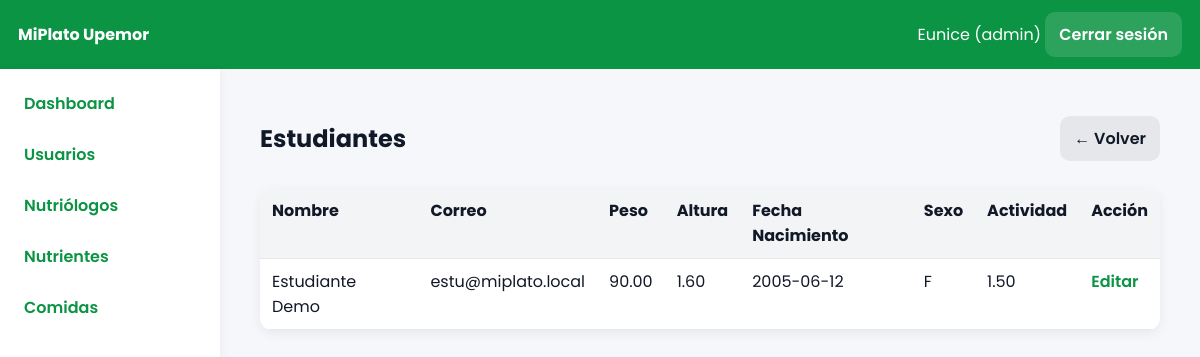
The app's page /index.php?controller=admin&action=estudiantes (signed in), older data.
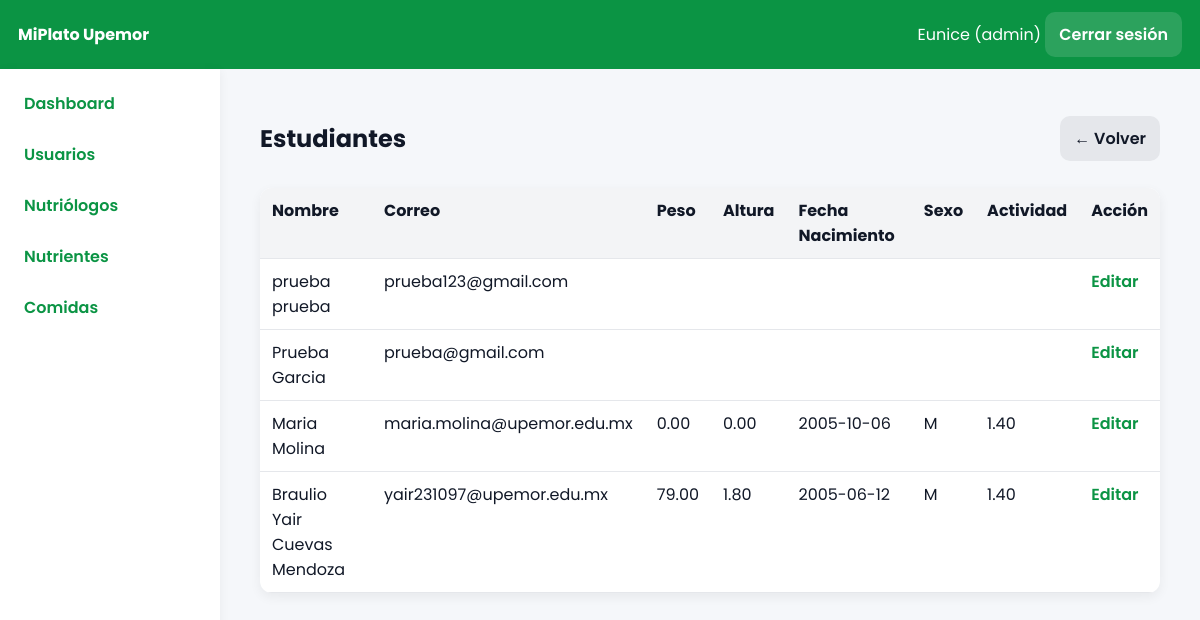
The same page, newer data.
### tables this page shows
CREATE TABLE `estudiantes_detalle` (
  `id` int(11) NOT NULL AUTO_INCREMENT,
  `usuario_id` int(11) NOT NULL,
  `peso` decimal(5,2) DEFAULT NULL,
  `altura` decimal(5,2) DEFAULT NULL,
  `fecha_nacimiento` date DEFAULT NULL,
  `sexo` enum('M','F') DEFAULT 'M',
  `actividad` decimal(3,2) DEFAULT 1.40,
  PRIMARY KEY (`id`),
  KEY `usuario_id` (`usuario_id`),
  CONSTRAINT `estudiantes_detalle_ibfk_1` FOREIGN KEY (`usuario_id`) REFERENCES `usuarios` (`id`) ON DELETE CASCADE
);

CREATE TABLE `usuarios` (
  `id` int(11) NOT NULL AUTO_INCREMENT,
  `nombre` varchar(100) NOT NULL,
  `apellidos` varchar(120) DEFAULT NULL,
  `correo` varchar(120) NOT NULL,
  `password` varchar(255) NOT NULL,
  `rol` enum('admin','nutriologo','estudiante') NOT NULL DEFAULT 'estudiante',
  `creado_en` timestamp NOT NULL DEFAULT current_timestamp(),
  PRIMARY KEY (`id`),
  UNIQUE KEY `correo` (`correo`)
);

### app/core/Controller.php (called while the page is built, shortened)
<?php
class Controller{
  protected function view($file,$data=[]){
    include __DIR__.'/../views/layout.php';
  }
  protected function partial($file,$data=[]){
    extract($data);
    include __DIR__.'/../views/'.$file.'.php';
  }
}

### app/controllers/AdminController.php (called while the page is built, shortened)
<?php
require_once __DIR__.'/../models/EstudianteDetalle.php';
class AdminController extends Controller{
public function estudiantes(){
    $eM = new EstudianteDetalle();
    $list = $eM->allWithUsers();
    $this->view('admin/estudiantes/index', compact('list'));
}
}

### app/core/Router.php (called while the page is built, shortened)
<?php
class Router{
  public static function dispatch(){
    $a=$_GET['action']??'login';
    $o=new $cn();
    $o->$a();
  }
}

### index.php (called while the page is built, shortened)
<?php
require __DIR__.'/app/core/Controller.php';
require __DIR__.'/app/core/Model.php';
require __DIR__.'/app/core/Database.php';
require __DIR__.'/app/core/Router.php';
Router::dispatch();

### app/core/Database.php (called while the page is built)
<?php
class Database{
  private static $c=null;
  public static function getConnection(){
    if(self::$c===null){
      $dsn='mysql:host='.DB_HOST.';dbname='.DB_NAME.';charset=utf8mb4';
      self::$c=new PDO(
        $dsn,
        DB_USER,
        DB_PASS,
        [
          PDO::ATTR_ERRMODE=>PDO::ERRMODE_EXCEPTION,
          PDO::ATTR_DEFAULT_FETCH_MODE=>PDO::FETCH_ASSOC
        ]
      );
    }
    return self::$c;
  }
}

### app/core/Model.php (called while the page is built, shortened)
<?php
class Model{
  function __construct(){
    $this->db=Database::getConnection();
  }
}

### app/models/EstudianteDetalle.php (called while the page is built, shortened)
<?php
class EstudianteDetalle extends Model{
  public function allWithUsers(){
    return $this->db->query("SELECT u.id,u.nombre,u.apellidos,u.correo,ed.peso,ed.altura,ed.fecha_nacimiento,ed.sexo,ed.actividad FROM usuarios u LEFT JOIN estudiantes_detalle ed ON ed.usuario_id=u.id WHERE u.rol='estudiante' ORDER BY u.id DESC")->fetchAll();
  }
}

### app/views/admin/estudiantes/index.php (the view, shortened to what this page needs)
<div class='page-head'>
    <h2>Estudiantes</h2>
    <a class='btn' href='index.php?controller=admin&action=dashboard'>← Volver</a>
</div>
<table class='table'>
    <thead>
        <tr>
            <th>Nombre</th>
            <th>Correo</th>
            <th>Peso</th>
            <th>Altura</th>
            <th>Fecha Nacimiento</th>
            <th>Sexo</th>
            <th>Actividad</th>
            <th>Acción</th>
        </tr>
    </thead>
    <tbody>
        <?php foreach($list as $e): ?>
            <tr>
                <td><?= htmlspecialchars($e['nombre'].' '.$e['apellidos']) ?></td>
                <td><?= htmlspecialchars($e['correo']) ?></td>
                <td><?= $e['peso'] ?></td>
                <td><?= $e['altura'] ?></td>
                <td><?= $e['fecha_nacimiento'] ?></td>
                <td><?= $e['sexo'] ?></td>
                <td><?= $e['actividad'] ?></td>
                <td>
                    <a class='link' href='index.php?controller=admin&action=estudianteForm&id=<?= $e['id'] ?>'>
                        Editar
                    </a>
                </td>
            </tr>
        <?php endforeach; ?>
    </tbody>
</table>

Row changes from the older to the newer data that the page shows:
removed estudiantes_detalle: usuario.apellidos "Estudiante Demo", usuario.correo "estu@miplato.local", peso "90.00", altura "1.60", fecha_nacimiento "2005-06-12", sexo "F", actividad "1.50"
added usuarios: nombre+apellidos "prueba prueba", correo "prueba123@gmail.com"
added usuarios: nombre+apellidos "Prueba Garcia", correo "prueba@gmail.com"
added estudiantes_detalle: usuario.apellidos "Maria Molina", usuario.correo "maria.molina@upemor.edu.mx", peso "0.00", altura "0.00", fecha_nacimiento "2005-10-06", sexo "M", actividad "1.40"
now on this page (row unchanged): estudiantes_detalle: usuario.apellidos "Braulio Yair Cuevas Mendoza", usuario.correo "yair231097@upemor.edu.mx", peso "79.00", altura "1.80", fecha_nacimiento "2005-06-12", sexo "M", actividad "1.40"
